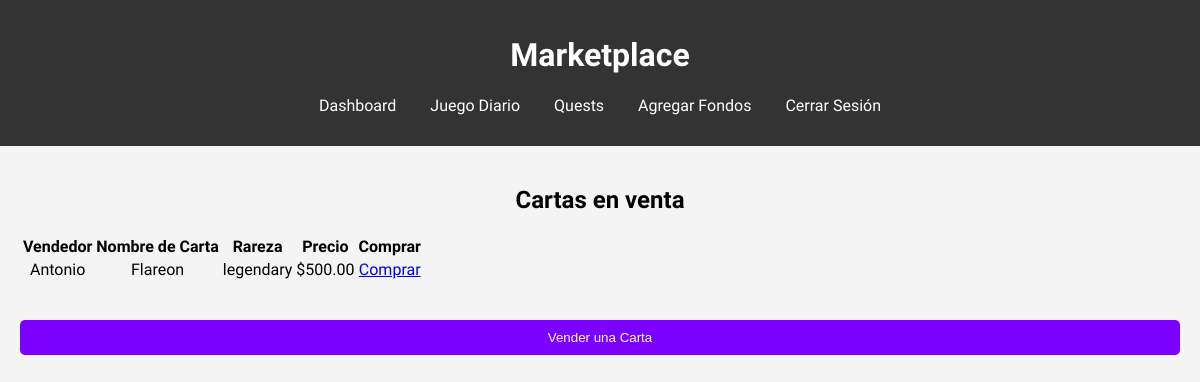
The app's page /cards/pages/marketplace.php with its own data.
### tables this page shows
CREATE TABLE `marketplace` (
  `id` int(11) NOT NULL,
  `seller_id` int(11) DEFAULT NULL,
  `card_id` int(11) DEFAULT NULL,
  `price` decimal(10,2) NOT NULL,
  `is_sold` tinyint(1) DEFAULT 0,
  `listed_at` timestamp NOT NULL DEFAULT current_timestamp()
);

CREATE TABLE `users` (
  `id` int(11) NOT NULL,
  `username` varchar(50) NOT NULL,
  `password` varchar(255) NOT NULL,
  `created_at` timestamp NOT NULL DEFAULT current_timestamp(),
  `balance` decimal(10,2) NOT NULL DEFAULT 0.00
);

CREATE TABLE `cards` (
  `id` int(11) NOT NULL,
  `name` varchar(100) NOT NULL,
  `rarity` enum('common','rare','epic','legendary') NOT NULL,
  `image_url` varchar(255) NOT NULL
);

### cards/pages/marketplace.php (the view, shortened to what this page needs)
<?php
include '../includes/db_connect.php';
$query = "SELECT marketplace.id, users.username AS seller, cards.name, cards.rarity, marketplace.price, marketplace.is_sold
          FROM marketplace
          JOIN users ON marketplace.seller_id = users.id
          JOIN cards ON marketplace.card_id = cards.id
          WHERE marketplace.is_sold = 0";
$result = mysqli_query($conn, $query);
?>
<!DOCTYPE html>
<html lang="es">
<head>
    <link rel="stylesheet" href="../assets/market.css">
</head>
<body>
    <header>
        <h1>Marketplace</h1>
        <nav>
            <ul>
                <li><a href="dashboard.php">Dashboard</a></li>
                <li><a href="game.php">Juego Diario</a></li>
                <li><a href="quest.php">Quests</a></li>
                <li><a href="dinero.php">Agregar Fondos</a></li>
                <li><a href="logout.php">Cerrar Sesión</a></li>
            </ul>
        </nav>
    </header>
    <main>
        <h2>Cartas en venta</h2>
        <table>
            <tr>
                <th>Vendedor</th>
                <th>Nombre de Carta</th>
                <th>Rareza</th>
                <th>Precio</th>
                <th>Comprar</th>
            </tr>
            <?php while ($row = mysqli_fetch_assoc($result)) { ?>
                <tr>
                    <td><?php echo htmlspecialchars($row['seller']); ?></td>
                    <td><?php echo htmlspecialchars($row['name']); ?></td>
                    <td><?php echo htmlspecialchars($row['rarity']); ?></td>
                    <td>$<?php echo number_format($row['price'], 2); ?></td>
                    <td><a href="buy.php?id=<?php echo $row['id']; ?>">Comprar</a></td>
                </tr>
            <?php } ?>
        </table>
        <a href="../pages/sell_card.php">
            <br><br><button id="vender">Vender una Carta</button>
        </a>
    </main>
</body>
</html>

### cards/assets/market.css (style rules this page uses)
body { font-family: 'Lexend', sans-serif; margin: 0; padding: 0; background-color: #f4f4f4; }
header { background-color: #333; color: white; padding: 15px; text-align: center; animation: fadeIn 1s ease-in; }
nav ul { list-style: none; padding: 0; }
nav ul li { display: inline; margin: 0 15px; }
nav ul li a { color: white; text-decoration: none; transition: color 0.3s ease-in-out; }
main { padding: 20px; text-align: center; animation: slideIn 1s ease-in; }
#vender { background-color: #7b00ff; color: white; padding: 10px; border: none; border-radius: 5px; cursor: pointer; transition: background 0.3s; width: 100%; }

### records on screen
marketplace: seller.username "Antonio", card.name "Flareon", card.rarity "legendary", price "500.00"
